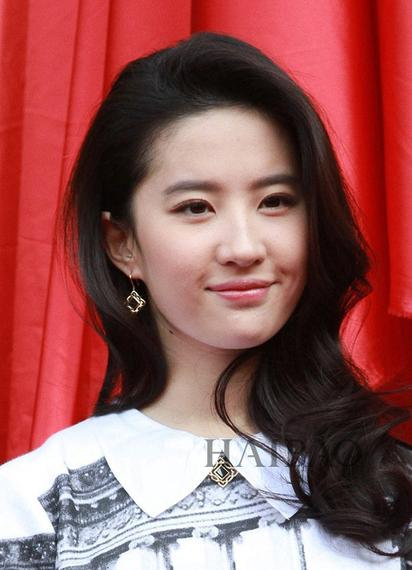
#> input picture image_operation/feifei.jpg, 412 x 570 px
$ python faceDetection.py
#> lines starting #> are read from the running program, lines starting #| are printed output that depends on the picture
#-*-coding:utf8-*-#
"""
@time 2018-04-24
@author: http://fizzday.net
"""

import os
import cv2
from PIL import Image,ImageDraw

class faceDetection:
    def __init__(self, haarcascades=""):
        self.haarcascadesPath = haarcascades
    #detectFaces()返回图像中所有人脸的矩形坐标（矩形左上、右下顶点）
    #使用haar特征的级联分类器haarcascade_frontalface_default.xml，在haarcascades目录下还有其他的训练好的xml文件可供选择。
    #注：haarcascades目录下训练好的分类器必须以灰度图作为输入。
    def detectFaces(self, image_name):
#> called with image_name = 'feifei.jpg'
        img = cv2.imread(image_name)
#> img is the input picture: shape (570, 412, 3); mean B, G, R 88.1, 88, 149.7
        face_cascade = cv2.CascadeClassifier(self.haarcascadesPath+"/haarcascade_frontalface_default.xml")
        if img.ndim == 3:
            gray = cv2.cvtColor(img, cv2.COLOR_BGR2GRAY)
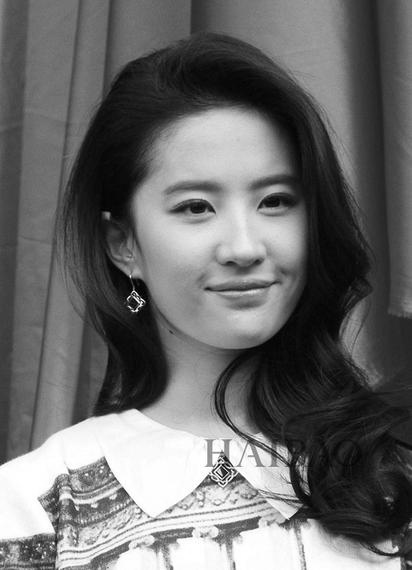
#> gray: shape (570, 412); min 0, max 255, mean 106.5
        else:
            gray = img #if语句：如果img维度为3，说明不是灰度图，先转化为灰度图gray，如果不为3，也就是2，原图就是灰度图

        faces = face_cascade.detectMultiScale(gray, 1.2, 5)#1.3和5是特征的最小、最大检测窗口，它改变检测结果也会改变
#> faces = [[115, 114, 226, 226]]
        result = []
        for (x,y,width,height) in faces:
            result.append((x,y,x+width,y+height))
#> this loop made 1 pass
#> after the loop, result = [(115, 114, 341, 340)]
        return result


    #保存人脸图
    def saveFaces(self, image_name):
        faces = self.detectFaces(image_name)
        if faces:
            #将人脸保存在save_dir目录下。
            #Image模块：Image.open获取图像句柄，crop剪切图像(剪切的区域就是detectFaces返回的坐标)，save保存。
            save_dir = image_name.split('.')[0]+"_faces"
            os.mkdir(save_dir)
            count = 0
            for (x1,y1,x2,y2) in faces:
                file_name = os.path.join(save_dir,str(count)+".jpg")
                Image.open(image_name).crop((x1,y1,x2,y2)).save(file_name)
                count+=1


    #在原图像上画矩形，框出所有人脸。
    #调用Image模块的draw方法，Image.open获取图像句柄，ImageDraw.Draw获取该图像的draw实例，然后调用该draw实例的rectangle方法画矩形(矩形的坐标即
    #detectFaces返回的坐标)，outline是矩形线条颜色(B,G,R)。
    #注：原始图像如果是灰度图，则去掉outline，因为灰度图没有RGB可言。drawEyes、detectSmiles也一样。
    def drawFaces(self, image_name):
        faces = self.detectFaces(image_name)
#> faces = [(115, 114, 341, 340)]
        if faces:
            img = Image.open(image_name)
#> img: PIL image 412x570 RGB
            draw_instance = ImageDraw.Draw(img)
            for (x1,y1,x2,y2) in faces:
                draw_instance.rectangle((x1,y1,x2,y2), outline=(255, 0,0))
#> this loop made 1 pass
            img.save('drawfaces_'+image_name)
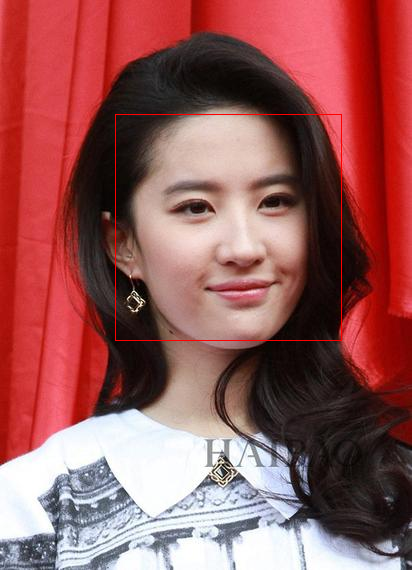
#> saved as drawfaces_feifei.jpg: PIL image 412x570 RGB; mean R, G, B 150.4, 87.9, 87.9


    #检测眼睛，返回坐标
    #由于眼睛在人脸上，我们往往是先检测出人脸，再细入地检测眼睛。故detectEyes可在detectFaces基础上来进行，代码中需要注意“相对坐标”。
    #当然也可以在整张图片上直接使用分类器,这种方法代码跟detectFaces一样，这里不多说。
    def detectEyes(self, image_name):
#> called with image_name = 'feifei.jpg'
        eye_cascade = cv2.CascadeClassifier(self.haarcascadesPath+'/haarcascade_eye.xml')
        faces = self.detectFaces(image_name)
#> the loop in detectFaces (call 2), `for (x,y,width,height) in faces:` made 1 pass
#> faces = [(115, 114, 341, 340)]

        img = cv2.imread(image_name)
        gray = cv2.cvtColor(img, cv2.COLOR_BGR2GRAY)
        result = []
        for (x1,y1,x2,y2) in faces:
            roi_gray = gray[y1:y2, x1:x2]
            eyes = eye_cascade.detectMultiScale(roi_gray,1.3,2)
            for (ex,ey,ew,eh) in eyes:
                result.append((x1+ex,y1+ey,x1+ex+ew,y1+ey+eh))
#> this loop made 1 pass
#> (x1, y1, x2, y2, eyes) on pass 1: (115, 114, 341, 340, [[132, 64, 49, 49], [54, 70, 50, 50]])
#> pass 1, in detectEyes, `roi_gray = gray[y1:y2, x1:x2]`:
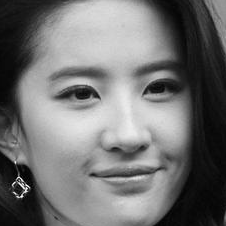
#> roi_gray: shape (226, 226); min 0, max 253, mean 113.6
#> after the loop, result = [(247, 178, 296, 227), (169, 184, 219, 234)]
        return result


    #在原图像上框出眼睛.
    def drawEyes(self, image_name):
        eyes = self.detectEyes(image_name)
#> eyes = [(247, 178, 296, 227), (169, 184, 219, 234)]
        if eyes:
            img = Image.open(image_name)
            draw_instance = ImageDraw.Draw(img)
            for (x1,y1,x2,y2) in eyes:
                draw_instance.rectangle((x1,y1,x2,y2), outline=(0, 0,255))
#> this loop made 2 passes
            img.save('draweyes_'+image_name)
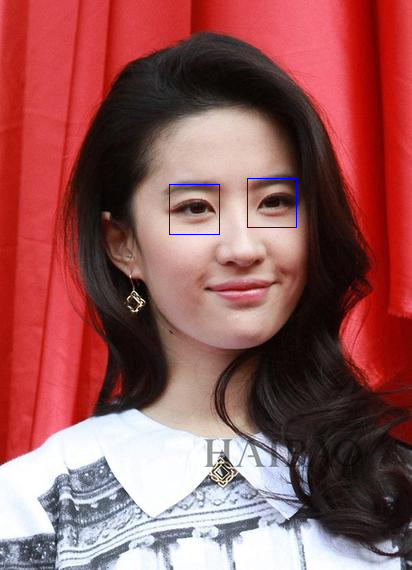
#> saved as draweyes_feifei.jpg: PIL image 412x570 RGB; mean R, G, B 149.4, 87.8, 88.3


    #检测笑脸
    def detectSmiles(self, image_name):
#> called with image_name = 'feifei.jpg'
        img = cv2.imread(image_name)
        smiles_cascade = cv2.CascadeClassifier(self.haarcascadesPath+"/haarcascade_smile.xml")
        if img.ndim == 3:
            gray = cv2.cvtColor(img, cv2.COLOR_BGR2GRAY)
        else:
            gray = img #if语句：如果img维度为3，说明不是灰度图，先转化为灰度图gray，如果不为3，也就是2，原图就是灰度图

        smiles = smiles_cascade.detectMultiScale(gray,4,5)
#> smiles = [[65, 487, 36, 18], [57, 543, 36, 18], [165, 255, 144, 72]]
        result = []
        for (x,y,width,height) in smiles:
            result.append((x,y,x+width,y+height))
#> this loop made 3 passes
#> after the loop, result = [(65, 487, 101, 505), (57, 543, 93, 561), (165, 255, 309, 327)]
        return result


    #在原图像上框出笑脸
    def drawSmiles(self, image_name):
        smiles = self.detectSmiles(image_name)
#> smiles has the same summary as result in detectSmiles
        if smiles:
            img = Image.open(image_name)
            draw_instance = ImageDraw.Draw(img)
            for (x1,y1,x2,y2) in smiles:
                draw_instance.rectangle((x1,y1,x2,y2), outline=(100, 100,0))
#> this loop made 3 passes
            img.save('drawsmiles_'+image_name)
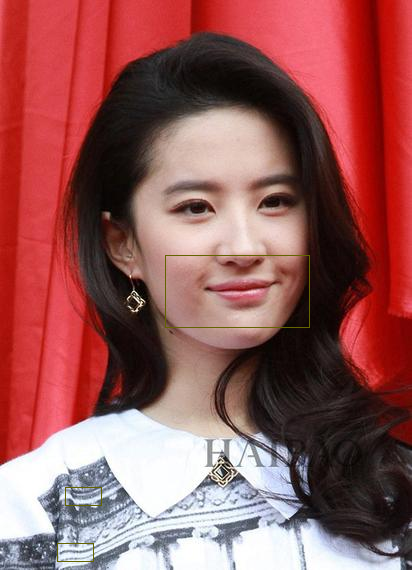
#> saved as drawsmiles_feifei.jpg: PIL image 412x570 RGB; mean R, G, B 149.6, 87.9, 87.7


if __name__ == '__main__':
    haarcascadesPath = "/usr/local/Cellar/opencv/3.4.1_2/share/OpenCV/haarcascades"
    img = "feifei.jpg"

    pc = faceDetection(haarcascadesPath)
    pc.drawFaces(img)
    pc.drawEyes(img)
    pc.drawSmiles(img)
    pc.saveFaces(img)
#> in saveFaces, `faces = self.detectFaces(image_name)`: faces = [(115, 114, 341, 340)]
#> in saveFaces, `Image.open(image_name).crop((x1,y1,x2,y2)).save(file_name)`:
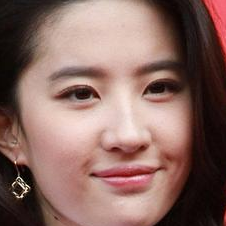
#> saved as 0.jpg: PIL image 226x226 RGB; mean R, G, B 136.8, 104.9, 97.8

"""
上面的代码将眼睛、人脸、笑脸在不同的图像上框出，如果需要在同一张图像上框出，改一下代码就可以了。
总之，利用opencv里训练好的haar特征的xml文件，在图片上检测出人脸的坐标，利用这个坐标，我们可以将人脸区域剪切保存，也可以在原图上将人脸框出。剪切保存人脸以及用矩形工具框出人脸，本程序使用的是PIL里的Image、ImageDraw模块。
此外，opencv里面也有画矩形的模块，同样可以用来框出人脸。
"""
